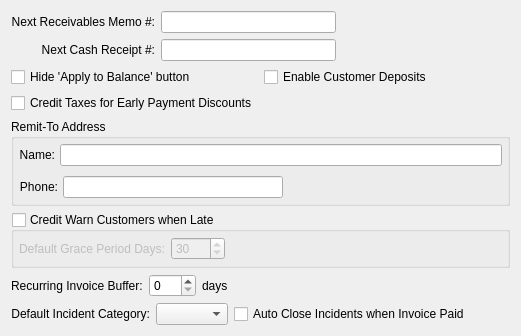
     <widget class="QWidget" name="_ar">
      <attribute name="title">
       <string>Accounts Receivable</string>
      </attribute>
      <layout class="QGridLayout" name="gridLayout_6">
       <item row="0" column="0">
        <layout class="QHBoxLayout" name="horizontalLayout_2">
         <item>
          <layout class="QVBoxLayout" name="verticalLayout">
           <item>
            <layout class="QGridLayout" name="gridLayout_5">
             <item row="0" column="0" colspan="2">
              <layout class="QGridLayout" name="gridLayout_4">
               <item row="0" column="0">
                <widget class="QLabel" name="_nextARMemoNumberLit">
                 <property name="text">
                  <string>Next Receivables Memo #:</string>
                 </property>
                 <property name="alignment">
                  <set>Qt::AlignRight|Qt::AlignTrailing|Qt::AlignVCenter</set>
                 </property>
                 <property name="buddy">
                  <cstring>_nextARMemoNumber</cstring>
                 </property>
                </widget>
               </item>
               <item row="0" column="1">
                <layout class="QHBoxLayout">
                 <property name="spacing">
                  <number>0</number>
                 </property>
                 <item>
                  <widget class="XLineEdit" name="_nextARMemoNumber">
                   <property name="alignment">
                    <set>Qt::AlignRight</set>
                   </property>
                  </widget>
                 </item>
                 <item>
                  <spacer>
                   <property name="orientation">
                    <enum>Qt::Horizontal</enum>
                   </property>
                   <property name="sizeType">
                    <enum>QSizePolicy::Expanding</enum>
                   </property>
                   <property name="sizeHint" stdset="0">
                    <size>
                     <width>34</width>
                     <height>20</height>
                    </size>
                   </property>
                  </spacer>
                 </item>
                </layout>
               </item>
               <item row="1" column="0">
                <widget class="QLabel" name="_nextCashRcptNumberLit">
                 <property name="text">
                  <string>Next Cash Receipt #:</string>
                 </property>
                 <property name="alignment">
                  <set>Qt::AlignRight|Qt::AlignTrailing|Qt::AlignVCenter</set>
                 </property>
                 <property name="buddy">
                  <cstring>_nextARMemoNumber</cstring>
                 </property>
                </widget>
               </item>
               <item row="1" column="1">
                <layout class="QHBoxLayout" name="_3">
                 <property name="spacing">
                  <number>0</number>
                 </property>
                 <item>
                  <widget class="XLineEdit" name="_nextCashRcptNumber">
                   <property name="alignment">
                    <set>Qt::AlignRight</set>
                   </property>
                  </widget>
                 </item>
                 <item>
                  <spacer>
                   <property name="orientation">
                    <enum>Qt::Horizontal</enum>
                   </property>
                   <property name="sizeType">
                    <enum>QSizePolicy::Expanding</enum>
                   </property>
                   <property name="sizeHint" stdset="0">
                    <size>
                     <width>34</width>
                     <height>20</height>
                    </size>
                   </property>
                  </spacer>
                 </item>
                </layout>
               </item>
              </layout>
             </item>
             <item row="1" column="0">
              <widget class="QCheckBox" name="_hideApplyto">
               <property name="text">
                <string>Hide 'Apply to Balance' button</string>
               </property>
              </widget>
             </item>
             <item row="1" column="1">
              <widget class="QCheckBox" name="_customerDeposits">
               <property name="text">
                <string>Enable Customer Deposits</string>
               </property>
              </widget>
             </item>
             <item row="3" column="0" colspan="2">
              <widget class="QGroupBox" name="_remitToGroup">
               <property name="title">
                <string>Remit-To Address</string>
               </property>
               <layout class="QVBoxLayout">
                <property name="spacing">
                 <number>5</number>
                </property>
                <property name="margin">
                 <number>5</number>
                </property>
                <item>
                 <layout class="QHBoxLayout">
                  <property name="spacing">
                   <number>5</number>
                  </property>
                  <item>
                   <widget class="QLabel" name="_nameLit">
                    <property name="text">
                     <string>Name:</string>
                    </property>
                    <property name="alignment">
                     <set>Qt::AlignRight|Qt::AlignTrailing|Qt::AlignVCenter</set>
                    </property>
                   </widget>
                  </item>
                  <item>
                   <widget class="XLineEdit" name="_name"/>
                  </item>
                 </layout>
                </item>
                <item>
                 <widget class="AddressCluster" name="_address">
                  <property name="focusPolicy">
                   <enum>Qt::StrongFocus</enum>
                  </property>
                 </widget>
                </item>
                <item>
                 <layout class="QHBoxLayout">
                  <property name="spacing">
                   <number>5</number>
                  </property>
                  <item>
                   <widget class="QLabel" name="_phoneLit">
                    <property name="text">
                     <string>Phone:</string>
                    </property>
                    <property name="alignment">
                     <set>Qt::AlignRight|Qt::AlignTrailing|Qt::AlignVCenter</set>
                    </property>
                   </widget>
                  </item>
                  <item>
                   <layout class="QHBoxLayout">
                    <property name="spacing">
                     <number>0</number>
                    </property>
                    <item>
                     <widget class="XLineEdit" name="_phone"/>
                    </item>
                    <item>
                     <spacer>
                      <property name="orientation">
                       <enum>Qt::Horizontal</enum>
                      </property>
                      <property name="sizeType">
                       <enum>QSizePolicy::Expanding</enum>
                      </property>
                      <property name="sizeHint" stdset="0">
                       <size>
                        <width>20</width>
                        <height>20</height>
                       </size>
                      </property>
                     </spacer>
                    </item>
                   </layout>
                  </item>
                 </layout>
                </item>
               </layout>
              </widget>
             </item>
             <item row="4" column="0" colspan="2">
              <widget class="QGroupBox" name="_warnLate">
               <property name="title">
                <string>Credit Warn Customers when Late</string>
               </property>
               <property name="checkable">
                <bool>true</bool>
               </property>
               <property name="checked">
                <bool>false</bool>
               </property>
               <layout class="QHBoxLayout">
                <property name="margin">
                 <number>5</number>
                </property>
                <item>
                 <widget class="QLabel" name="_graceDaysLit">
                  <property name="text">
                   <string>Default Grace Period Days:</string>
                  </property>
                  <property name="buddy">
                   <cstring>_graceDays</cstring>
                  </property>
                 </widget>
                </item>
                <item>
                 <widget class="QSpinBox" name="_graceDays">
                  <property name="maximum">
                   <number>9999</number>
                  </property>
                  <property name="value">
                   <number>30</number>
                  </property>
                 </widget>
                </item>
                <item>
                 <spacer>
                  <property name="orientation">
                   <enum>Qt::Horizontal</enum>
                  </property>
                  <property name="sizeHint" stdset="0">
                   <size>
                    <width>40</width>
                    <height>20</height>
                   </size>
                  </property>
                 </spacer>
                </item>
               </layout>
              </widget>
             </item>
             <item row="5" column="0" colspan="2">
              <layout class="QHBoxLayout">
               <item>
                <widget class="QLabel" name="_recurringBufferLit">
                 <property name="text">
                  <string>Recurring Invoice Buffer:</string>
                 </property>
                 <property name="buddy">
                  <cstring>_recurringBuffer</cstring>
                 </property>
                </widget>
               </item>
               <item>
                <widget class="QSpinBox" name="_recurringBuffer">
                 <property name="maximum">
                  <number>999</number>
                 </property>
                </widget>
               </item>
               <item>
                <widget class="QLabel" name="_recurringBufferDaysLit">
                 <property name="sizePolicy">
                  <sizepolicy hsizetype="Expanding" vsizetype="Preferred">
                   <horstretch>0</horstretch>
                   <verstretch>0</verstretch>
                  </sizepolicy>
                 </property>
                 <property name="text">
                  <string>days</string>
                 </property>
                </widget>
               </item>
              </layout>
             </item>
             <item row="6" column="0" colspan="2">
              <layout class="QHBoxLayout" name="horizontalLayout">
               <item>
                <widget class="QLabel" name="_incdtCategory_2">
                 <property name="text">
                  <string>Default Incident Category:</string>
                 </property>
                 <property name="alignment">
                  <set>Qt::AlignRight|Qt::AlignTrailing|Qt::AlignVCenter</set>
                 </property>
                </widget>
               </item>
               <item>
                <widget class="XComboBox" name="_incdtCategory">
                 <property name="allowNull">
                  <bool>true</bool>
                 </property>
                 <property name="type">
                  <enum>XComboBox::IncidentCategory</enum>
                 </property>
                </widget>
               </item>
               <item>
                <widget class="QCheckBox" name="_closeARIncdt">
                 <property name="text">
                  <string>Auto Close Incidents when Invoice Paid</string>
                 </property>
                </widget>
               </item>
               <item>
                <spacer name="horizontalSpacer">
                 <property name="orientation">
                  <enum>Qt::Horizontal</enum>
                 </property>
                 <property name="sizeHint" stdset="0">
                  <size>
                   <width>40</width>
                   <height>20</height>
                  </size>
                 </property>
                </spacer>
               </item>
              </layout>
             </item>
             <item row="2" column="0">
              <widget class="QCheckBox" name="_discountTax">
               <property name="text">
                <string>Credit Taxes for Early Payment Discounts</string>
               </property>
              </widget>
             </item>
            </layout>
           </item>
           <item>
            <spacer>
             <property name="orientation">
              <enum>Qt::Vertical</enum>
             </property>
             <property name="sizeType">
              <enum>QSizePolicy::Expanding</enum>
             </property>
             <property name="sizeHint" stdset="0">
              <size>
               <width>20</width>
               <height>0</height>
              </size>
             </property>
            </spacer>
           </item>
          </layout>
         </item>
         <item>
          <spacer name="horizontalSpacer_2">
           <property name="orientation">
            <enum>Qt::Horizontal</enum>
           </property>
           <property name="sizeHint" stdset="0">
            <size>
             <width>0</width>
             <height>20</height>
            </size>
           </property>
          </spacer>
         </item>
        </layout>
       </item>
      </layout>
     </widget>
